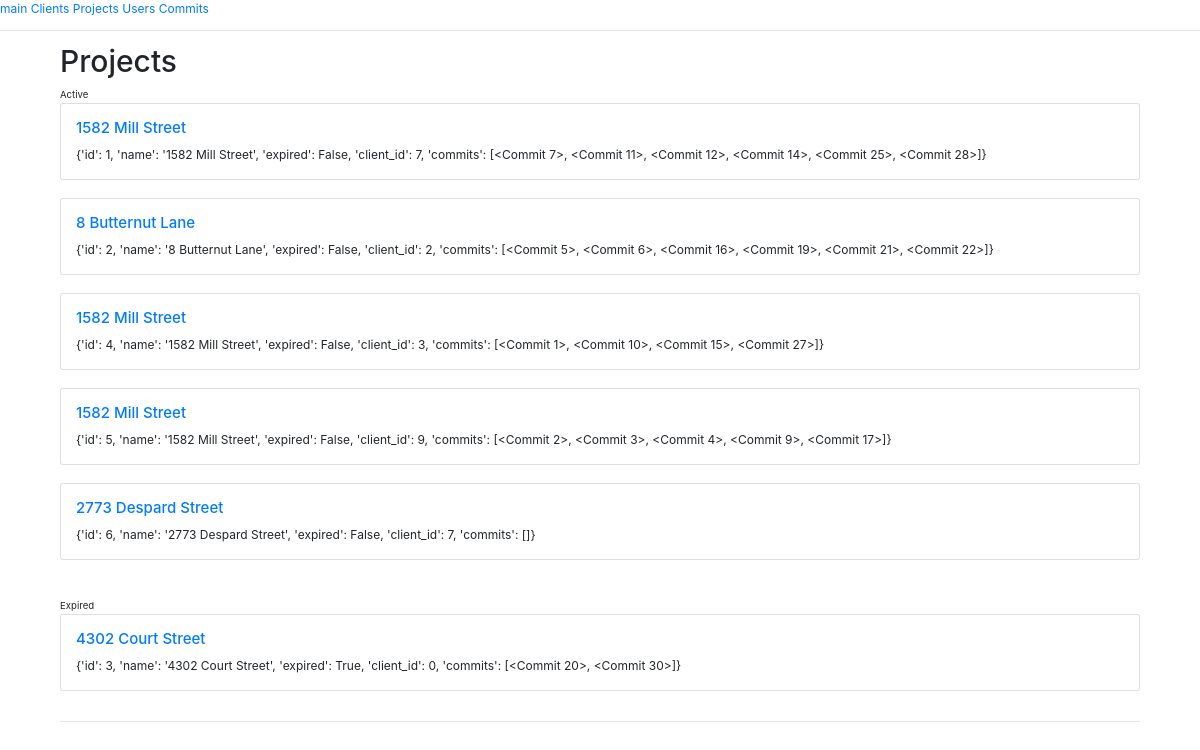
Page /project on the earlier database version.
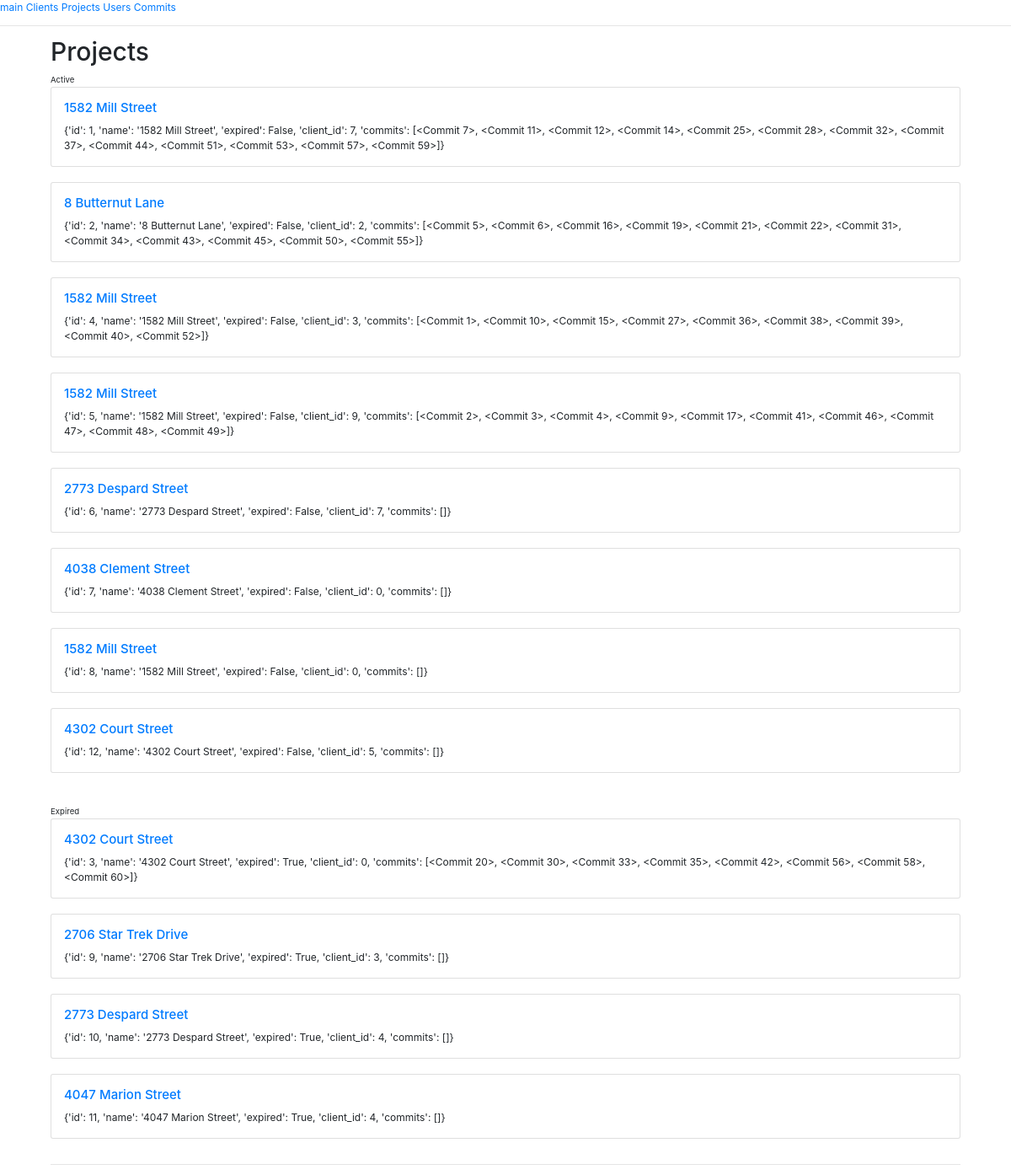
Same page on the later database version.
### app.py (models this page shows, shortened)
class Project(db.Model):
    id = db.Column(db.Integer, primary_key=True)
    name = db.Column(db.String)
    expired = db.Column(db.Boolean, default=False)
    client_id = db.Column(db.Integer, db.ForeignKey('client.id'),
        nullable=False)
    commits = db.relationship('Commit',
        backref=db.backref('Project', lazy=True))

class Commit(db.Model):
    id = db.Column(db.Integer, primary_key=True)
    working_files = db.Column(db.String)
    deliverable = db.Column(db.String)
    subdate = db.Column(db.DateTime, default=datetime.datetime.utcnow)
    commit_type = db.Column(db.String)
    commit_round = db.Column(db.Integer, default=1)
    expired = db.Column(db.Boolean, default=False)
    user_id = db.Column(db.Integer, db.ForeignKey('user.id'),
        nullable=False)
    project_id = db.Column(db.Integer, db.ForeignKey('project.id'),
        nullable=False)
    def __repr__(self):
        return '<Commit %r>' % self.id

### app.py (the view)
@app.route('/project')
def projects():
    data = module.func.project_all()
    return render_template('projects.html', data=data)

### module/func.py (called while the page is built)
def scheme_project(row):
    return {
        'id': row.id,
        'name': row.name,
        'expired': row.expired,
        'client_id': row.client_id,
        'commits': row.commits
    }

def project_all():
    output = []
    rows = app.Project.query.all()
    for row in rows:
        x = scheme_project(row)
        output.append(x)
    return output

### templates/projects.html
{% extends "base.html" %}
{% block content %}
<h1>Projects</h1>
<small>Active</small>
{% for project in data %}
{% if project.expired == False %}
<div class="card" style="width: 100%;">
        <div class="card-body">
                <h5 class="card-title"><a href="/project/{{project.id}}">{{project.name}}</a></h5>
            <p class="card-text">
                    {{project}}
            </p>
        </div>
    </div>
    <br>
{% endif %}
{% endfor %}
<br>
<small>Expired</small>
{% for project in data %}
{% if project.expired == True %}
<div class="card" style="width: 100%;">
        <div class="card-body">
                <h5 class="card-title"><a href="/project/{{project.id}}">{{project.name}}</a></h5>
            <p class="card-text">
                    {{project}}
            </p>
        </div>
    </div>
    <br>
{% endif %}
{% endfor %}
{% endblock %}

Differences in the rows shown:
computed for Project: project "…14>, <Commit 25>, <Commit 28>]}" → "…14>, <Commit 25>, <Commit 28>, <Commit 32>, <Commit 37>, <Commit 44>, <Commit 51>, <Commit 53>, <Commit 57>, <Commit 59>]}"
computed for Project "8 Butternut Lane": project "{'id': 2, 'name': '8 Butternut Lane', 'expired': False, 'client_id': 2, 'commits': [<Commit 5>, <Commit 6>, <Commit 16>, <Commit 19>, <Commit 21>, <Commit 22>]}" → "…19>, <Commit 21>, <Commit 22>, <Commit 31>, <Commit 34>, <Commit 43>, <Commit 45>, <Commit 50>, <Commit 55>]}"
computed for Project: project "{'id': 4, 'name': '1582 Mill Street', 'expired': False, 'client_id': 3, 'commits': [<Commit 1>, <Commit 10>, <Commit 15>, <Commit 27>]}" → "…10>, <Commit 15>, <Commit 27>, <Commit 36>, <Commit 38>, <Commit 39>, <Commit 40>, <Commit 52>]}"
computed for Project: project "{'id': 5, 'name': '1582 Mill Street', 'expired': False, 'client_id': 9, 'commits': [<Commit 2>, <Commit 3>, <Commit 4>, <Commit 9>, <Commit 17>]}" → "…4>, <Commit 9>, <Commit 17>, <Commit 41>, <Commit 46>, <Commit 47>, <Commit 48>, <Commit 49>]}"
added Project: name "4038 Clement Street", project "{'id': 7, 'name': '4038 Clement Street', 'expired': False, 'client_id': 0, 'commits': []}", shown under "Projects"
added Project: name "1582 Mill Street", project "{'id': 8, 'name': '1582 Mill Street', 'expired': False, 'client_id': 0, 'commits': []}", shown under "Projects"
added Project: name "4302 Court Street", project "{'id': 12, 'name': '4302 Court Street', 'expired': False, 'client_id': 5, 'commits': []}", shown under "Projects"
computed for Project: project "{'id': 3, 'name': '4302 Court Street', 'expired': True, 'client_id': 0, 'commits': [<Commit 20>, <Commit 30>]}" → "…'commits': [<Commit 20>, <Commit 30>, <Commit 33>, <Commit 35>, <Commit 42>, <Commit 56>, <Commit 58>, <Commit 60>]}"
added Project: name "2706 Star Trek Drive", project "{'id': 9, 'name': '2706 Star Trek Drive', 'expired': True, 'client_id': 3, 'commits': []}"
added Project: name "2773 Despard Street", project "{'id': 10, 'name': '2773 Despard Street', 'expired': True, 'client_id': 4, 'commits': []}"
added Project: name "4047 Marion Street", project "{'id': 11, 'name': '4047 Marion Street', 'expired': True, 'client_id': 4, 'commits': []}"
